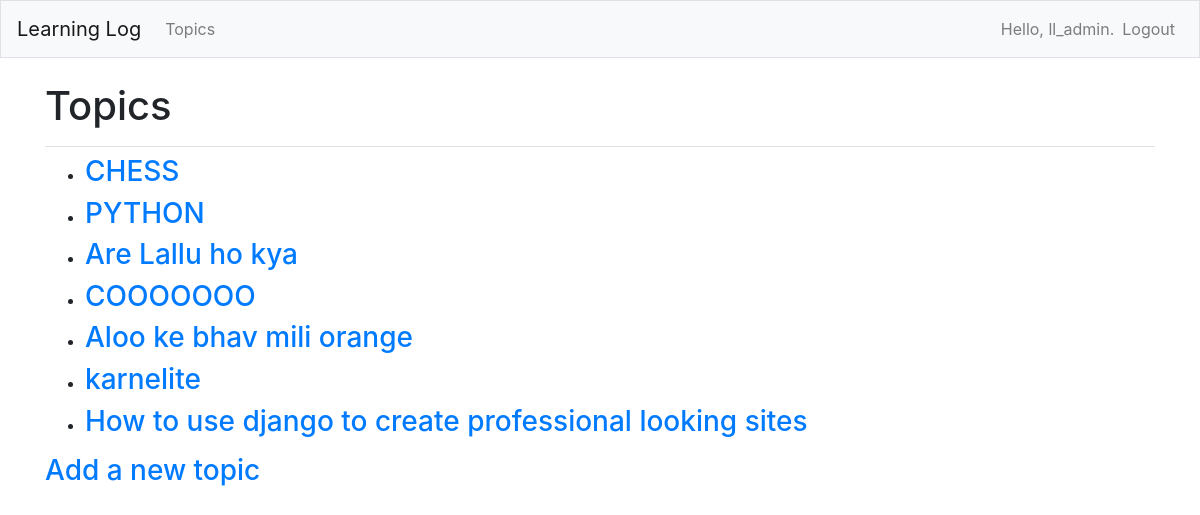
The app's page /topics/ (signed in) with its own data.
### learning_logs/models.py (models this page shows)
class Topic(models.Model):
    text = models.CharField(max_length = 200)
    date_added = models.DateTimeField(auto_now_add=True)
    owner = models.ForeignKey(User, on_delete=models.CASCADE)   #If user is deleted all the models with him will be deleted as well
    def __str__(self):
        return self.text  ## Returns  string stored in text attribute

### learning_logs/views.py (the view)
# urls.py: path('topics/', views.topics, name='topics'),
@login_required
def topics(request):
    topics = Topic.objects.filter(owner=request.user).order_by('date_added')
    context = {'topics': topics}
    return render(request, 'learning_logs/topics.html', context)

### learning_logs/templates/learning_logs/topics.html (shortened to what this page needs)
{% extends "learning_logs/base.html" %}
{%block page_header%}
  <h1>Topics</h1>
{%endblock page_header%}
{% block content%}
  <ul>
    {% for topic in topics %}
      <li><h3>
        <a href = "{% url 'learning_logs:topic' topic.id %}">{{topic}}</a>
      </h3></li>
    {% empty %}
      <li><h3>No topics have been added yet.</h3></li>
    {%endfor%}
  </ul>
  <h3><a href="{% url 'learning_logs:new_topic' %}">Add a new topic</a></h3>
{%endblock content%}

### learning_logs/templates/learning_logs/base.html (shortened to what this page needs)
{% load bootstrap4 %}
<!doctype html>
<html lang = 'en'>
<head>
  {% bootstrap_css %}
</head>
<body>
  <nav class = "navbar navbar-expand-md navbar-light bg-light mb-4 border">
    <a class = "navbar-brand" href="{% url 'learning_logs:index'%}">Learning Log</a>
  <div class="collapse navbar-collapse" id="navbarCollapse">
    <ul class= "navbar-nav mr-auto">
      <li class="nav-item">
        <a class = "nav-link" href ="{% url 'learning_logs:topics'%}">Topics</a>
      </li>
    </ul>
    <ul class = "navbar-nav ml-auto">
      {%if user.is_authenticated%}
        <li class="nav-item">
          <span class="navbar-text">Hello, {{user.username}}.</span>
        </li>
        <li class = "nav-item">
          <a class = "nav-link" href = "{% url 'users:c_logout' %}">Logout</a>
        </li>
      {%endif%}
    </ul>
  </div>
</nav>
<main role ="main" class="container">
  <div class="pb-2 mb-2 border-bottom">
    {% block page_header %}{% endblock page_header%}
  </div>
  <div>
    {%block content%}{%endblock content%}
  </div>
</main>
</body>
</html>

### records on screen
Topic: text "CHESS"
Topic: text "PYTHON"
Topic: text "Are Lallu ho kya"
Topic: text "COOOOOOO"
Topic: text "Aloo ke bhav mili orange"
Topic: text "karnelite"
Topic: text "How to use django to create professional looking sites"

### other values on screen
{{ user.username }} "ll_admin"
